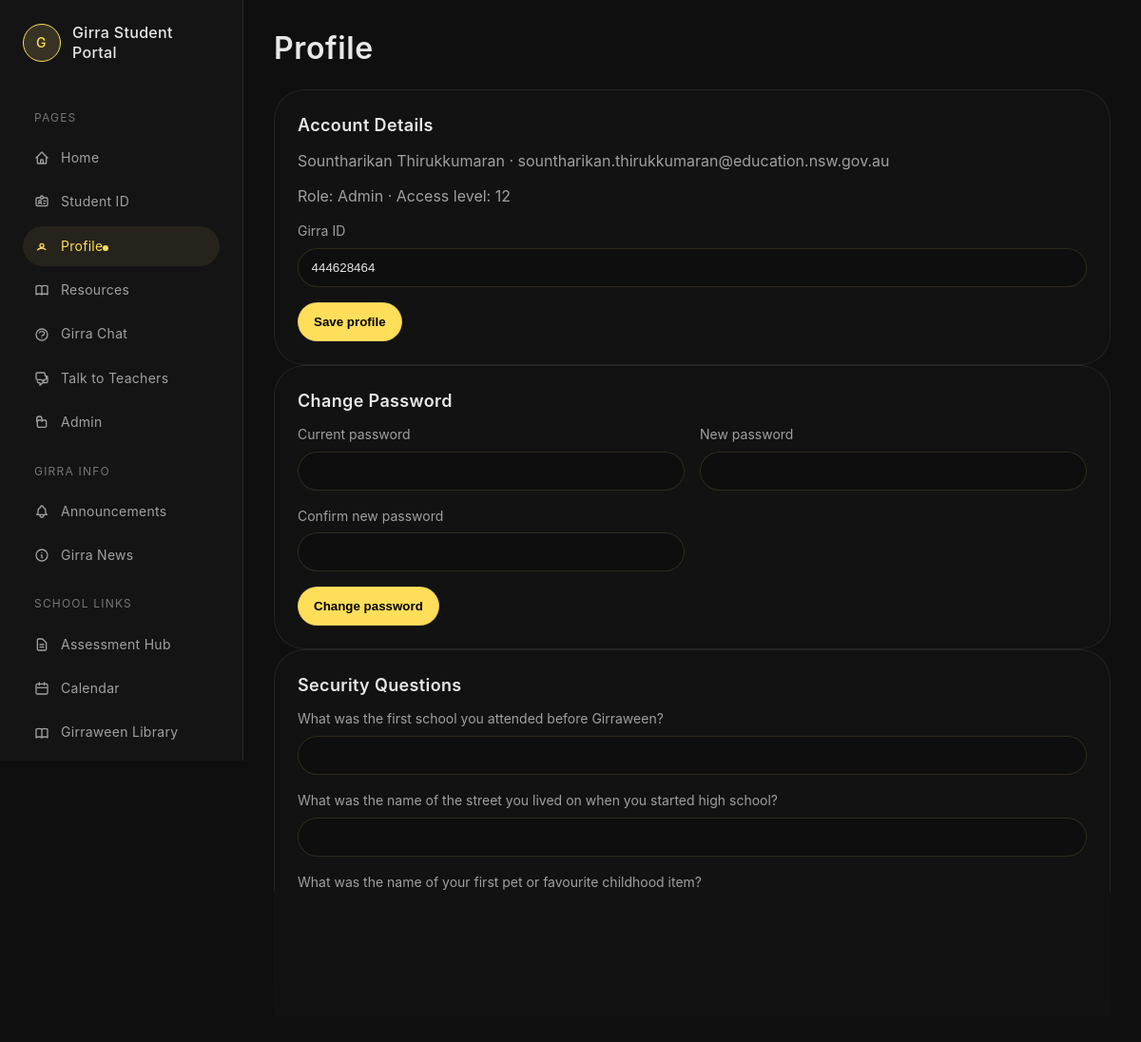
The page /profile (signed in) on the database its author committed.
### tables this page shows
CREATE TABLE users (
    id INTEGER PRIMARY KEY AUTOINCREMENT,
    first_name TEXT NOT NULL,
    last_name TEXT NOT NULL,
    email TEXT NOT NULL UNIQUE,
    password_hash TEXT NOT NULL,
    access_level TEXT NOT NULL CHECK(access_level IN ('7','8','9','10','11','12','T')),
    created_at TEXT DEFAULT (datetime('now'))
, student_number TEXT, role TEXT NOT NULL DEFAULT 'student');

### app.py (the view, shortened to what this page needs)
@app.route('/profile', methods=['GET', 'POST'])
def profile():
    if not session.get('logged_in'):
        return redirect(url_for('login'))
    ensure_security_questions_table()
    user_id = session.get('user_id')
    message = None
    error = None
    conn = get_db()
    cur = conn.cursor()
    cur.execute("SELECT first_name, last_name, email, student_number, access_level, role FROM users WHERE id = ?", (user_id,))
    user = cur.fetchone()
    conn.close()
    return render_template(
        'profile.html',
        user=user,
        questions=SECURITY_QUESTIONS,
        message=message,
        error=error
    )

### app.py (called while the page is built)
def csrf_token():
    token = session.get("_csrf_token")
    if not token:
        token = secrets.token_urlsafe(32)
        session["_csrf_token"] = token
    return token

def harden_sqlite_permissions(db_path: str):
    if os.name == "posix" and os.path.exists(db_path):
        os.chmod(db_path, stat.S_IRUSR | stat.S_IWUSR)

def harden_project_databases():
    harden_sqlite_permissions("girra_portal.db")
    harden_sqlite_permissions("knowledge.db")

def get_db():
    conn = sqlite3.connect("girra_portal.db")
    conn.row_factory = sqlite3.Row
    return conn

def ensure_security_questions_table():
    ensure_portal_tables()

def current_role() -> str:
    return session.get("role", "teacher" if session.get("access_level") == "T" else "student")

def is_teacher() -> bool:
    return current_role() == "teacher" and session.get("access_level") == "T"

def is_admin() -> bool:
    return current_role() == "admin"

def get_last_seen(cur, user_id: int, item_type: str, item_id: int = 0):
    cur.execute("""
        SELECT last_seen_at
        FROM user_read_state
        WHERE user_id = ? AND item_type = ? AND item_id = ?
    """, (user_id, item_type, item_id))
    row = cur.fetchone()
    return row["last_seen_at"] if row else "1970-01-01 00:00:00"

@app.context_processor
def inject_notifications():
    return {
        "notifications": get_notification_counts(),
        "is_teacher": is_teacher(),
        "is_admin": is_admin(),
    }

### templates/profile.html (shortened to what this page needs)
<!DOCTYPE html>
<html lang="en">
<head>
    <link rel="stylesheet" href="{{ url_for('static', filename='styles/global.css') }}">
    <link rel="stylesheet" href="{{ url_for('static', filename='styles/home.css') }}">
    <link rel="stylesheet" href="{{ url_for('static', filename='styles/pages.css') }}">
</head>
<body>
    <div class="dashboard">
        {% include 'sidebar.html' %}
        <main class="main-content">
            <div class="page-container">
                <h1 class="page-title">Profile</h1>
                <div class="info-panel">
                    <h3>Account Details</h3>
                    <p class="muted-text">{{ user.first_name }} {{ user.last_name }} &middot; {{ user.email }}</p>
                    <p class="muted-text">Role: {{ user.role|title }} &middot; Access level: {{ user.access_level }}</p>
                    <form class="portal-form" method="post">
                        <label>Girra ID
                            <input name="student_number" value="{{ user.student_number or '' }}" maxlength="9" placeholder="9 digit barcode number">
                        </label>
                        <button class="portal-button" type="submit">Save profile</button>
                    </form>
                </div>
                <div class="info-panel">
                    <h3>Change Password</h3>
                    <form class="portal-form" method="post">
                        <div class="form-grid-2">
                            <label>Current password
                                <input name="current_password" type="password" required>
                            </label>
                            <label>New password
                                <input name="new_password" type="password" required>
                            </label>
                            <label>Confirm new password
                                <input name="confirm_password" type="password" required>
                            </label>
                        </div>
                        <button class="portal-button" type="submit">Change password</button>
                    </form>
                </div>
                <div class="info-panel">
                    <h3>Security Questions</h3>
                    <form class="portal-form" method="post">
                        {% for question in questions %}
                        <label>{{ question.text }}
                            <input name="security_{{ question.key }}" required>
                        </label>
                        {% endfor %}
                        <button class="portal-button" type="submit">Update security questions</button>
                    </form>
                </div>
            </div>
        </main>
    </div>
</body>
</html>

### static/styles/global.css (style rules this page uses)
:root { --girra-bg: #0f0f0f; --girra-sidebar: #141414; --girra-bg-lighter: #1a1a1a; --girra-border: #2a2a2a; --girra-yellow: #ffde59; --girra-text: #e8e8e8; --girra-text-muted: #a0a0a0; --spacing-xs: 0.25rem; --spacing-sm: 0.5rem; --spacing-md: 1rem; --spacing-lg: 1.5rem; --spacing-xl: 2rem; --radius-sm: 0.5rem; --radius-md: 0.75rem; --radius-lg: 1rem; --radius-xl: 1.5rem; --radius-2xl: 2rem; --radius-3xl: 3rem; --transition-fast: 200ms ease; --transition-normal: 300ms ease; --transition-slow: 500ms ease; }
* { margin: 0; padding: 0; box-sizing: border-box; }
html, body { font-family: -apple-system, BlinkMacSystemFont, 'Segoe UI', Roboto, 'Helvetica Neue', Arial, sans-serif; background-color: var(--girra-bg); color: var(--girra-text); line-height: 1.6; -webkit-font-smoothing: antialiased; -moz-osx-font-smoothing: grayscale; }
body { min-height: 100vh; overflow-x: hidden; }
h1 { font-size: 2.5rem; font-weight: 600; line-height: 1.2; letter-spacing: -0.02em; }
h3 { font-size: 1.25rem; font-weight: 600; line-height: 1.4; }
p { font-size: 1rem; line-height: 1.6; }

### static/styles/home.css (style rules this page uses)
.dashboard { display: flex; min-height: 100vh; background-color: var(--girra-bg); }
.main-content { margin-left: 4rem; flex: 1; padding: 1rem; }
@media (min-width: 768px) { .main-content { margin-left: 16rem; padding: 2rem; } }

### static/styles/pages.css (style rules this page uses)
.page-container { max-width: 64rem; margin: 0 auto; }
.page-title { font-size: 2rem; margin-bottom: 1.5rem; letter-spacing: 0.02em; }
.info-panel { border-radius: var(--radius-2xl); padding: 1.5rem; background-color: rgba(20, 20, 20, 0.6); backdrop-filter: blur(8px); border: 1px solid rgba(42, 42, 42, 0.8); }
.info-panel h3 { font-size: 1.125rem; margin-bottom: 0.75rem; letter-spacing: 0.02em; }
.portal-form { display: flex; flex-direction: column; gap: 1rem; }
.form-grid-2 { display: grid; grid-template-columns: 1fr; gap: 1rem; }
.portal-form label { display: flex; flex-direction: column; gap: 0.4rem; color: var(--girra-text-muted); font-size: 0.875rem; }
.portal-form input, .portal-form textarea, .portal-form select, .table-form input, .table-form select { width: 100%; border: 1px solid rgba(196, 169, 98, 0.18); border-radius: var(--radius-xl); background: rgba(15, 15, 15, 0.9); color: var(--girra-text); padding: 0.75rem 0.85rem; }
.portal-button, .small-button { border: 1px solid rgba(196, 169, 98, 0.35); border-radius: var(--radius-xl); background: var(--girra-yellow); color: #000; cursor: pointer; font-weight: 700; }
.portal-button { align-self: flex-start; padding: 0.75rem 1rem; }
.content-meta, .muted-text { color: var(--girra-text-muted); margin-bottom: 0.75rem; }
@media (min-width: 768px) { .form-grid-2 { grid-template-columns: repeat(2, minmax(0, 1fr)); } }

### rows shown on the page
users: first_name "Sountharikan", last_name "Thirukkumaran", email "sountharikan.thirukkumaran@education.nsw.gov.au", role "Admin", access_level "12", student_number "444628464"

### other values the page prints
{{ question.text }} "What was the first school you attended before Girraween?" "What was the name of the street you lived on when you started high school?" "What was the name of your first pet or favourite childhood item?"
